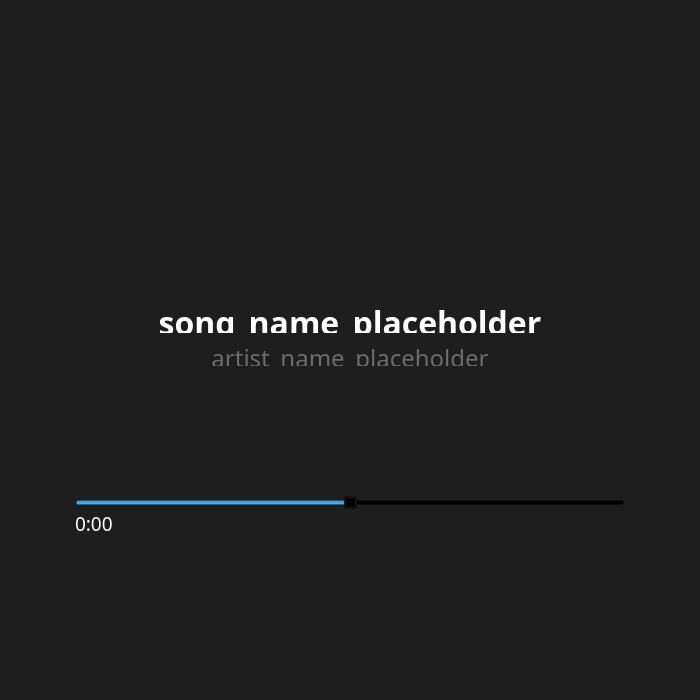
<?xml version="1.0" encoding="UTF-8"?>
<ui version="4.0">
 <class>MainWindow</class>
 <widget class="QMainWindow" name="MainWindow">
  <property name="enabled">
   <bool>true</bool>
  </property>
  <property name="geometry">
   <rect>
    <x>0</x>
    <y>0</y>
    <width>700</width>
    <height>700</height>
   </rect>
  </property>
  <property name="windowTitle">
   <string>MainWindow</string>
  </property>
  <property name="styleSheet">
   <string notr="true">background-color: rgb(30, 30, 30);</string>
  </property>
  <widget class="QWidget" name="centralwidget">
   <widget class="QLabel" name="duration_label">
    <property name="geometry">
     <rect>
      <x>75</x>
      <y>515</y>
      <width>60</width>
      <height>16</height>
     </rect>
    </property>
    <property name="font">
     <font>
      <family>Avenir</family>
      <pointsize>14</pointsize>
     </font>
    </property>
    <property name="styleSheet">
     <string notr="true">color:rgb(255, 255, 255)</string>
    </property>
    <property name="text">
     <string>0:00</string>
    </property>
   </widget>
   <widget class="QSlider" name="duration_slider">
    <property name="geometry">
     <rect>
      <x>75</x>
      <y>490</y>
      <width>550</width>
      <height>25</height>
     </rect>
    </property>
    <property name="styleSheet">
     <string notr="true">background-color:rgba(0,0,0,0)</string>
    </property>
    <property name="maximum">
     <number>100</number>
    </property>
    <property name="singleStep">
     <number>1</number>
    </property>
    <property name="value">
     <number>50</number>
    </property>
    <property name="sliderPosition">
     <number>50</number>
    </property>
    <property name="orientation">
     <enum>Qt::Horizontal</enum>
    </property>
   </widget>
   <widget class="QPushButton" name="b_back">
    <property name="geometry">
     <rect>
      <x>150</x>
      <y>380</y>
      <width>100</width>
      <height>100</height>
     </rect>
    </property>
    <property name="acceptDrops">
     <bool>false</bool>
    </property>
    <property name="accessibleDescription">
     <string notr="true"/>
    </property>
    <property name="autoFillBackground">
     <bool>false</bool>
    </property>
    <property name="text">
     <string/>
    </property>
    <property name="checkable">
     <bool>false</bool>
    </property>
    <property name="default">
     <bool>false</bool>
    </property>
    <property name="flat">
     <bool>true</bool>
    </property>
   </widget>
   <widget class="QPushButton" name="b_playpause">
    <property name="geometry">
     <rect>
      <x>300</x>
      <y>380</y>
      <width>100</width>
      <height>100</height>
     </rect>
    </property>
    <property name="acceptDrops">
     <bool>false</bool>
    </property>
    <property name="accessibleDescription">
     <string notr="true"/>
    </property>
    <property name="autoFillBackground">
     <bool>false</bool>
    </property>
    <property name="text">
     <string/>
    </property>
    <property name="checkable">
     <bool>false</bool>
    </property>
    <property name="default">
     <bool>false</bool>
    </property>
    <property name="flat">
     <bool>true</bool>
    </property>
   </widget>
   <widget class="QPushButton" name="b_forward">
    <property name="geometry">
     <rect>
      <x>450</x>
      <y>380</y>
      <width>100</width>
      <height>100</height>
     </rect>
    </property>
    <property name="acceptDrops">
     <bool>false</bool>
    </property>
    <property name="accessibleDescription">
     <string notr="true"/>
    </property>
    <property name="autoFillBackground">
     <bool>false</bool>
    </property>
    <property name="text">
     <string/>
    </property>
    <property name="checkable">
     <bool>false</bool>
    </property>
    <property name="default">
     <bool>false</bool>
    </property>
    <property name="flat">
     <bool>true</bool>
    </property>
   </widget>
   <widget class="QPushButton" name="b_shuffle">
    <property name="geometry">
     <rect>
      <x>220</x>
      <y>520</y>
      <width>100</width>
      <height>100</height>
     </rect>
    </property>
    <property name="acceptDrops">
     <bool>false</bool>
    </property>
    <property name="accessibleDescription">
     <string notr="true"/>
    </property>
    <property name="autoFillBackground">
     <bool>false</bool>
    </property>
    <property name="text">
     <string/>
    </property>
    <property name="checkable">
     <bool>false</bool>
    </property>
    <property name="default">
     <bool>false</bool>
    </property>
    <property name="flat">
     <bool>true</bool>
    </property>
   </widget>
   <widget class="QPushButton" name="b_repeat">
    <property name="geometry">
     <rect>
      <x>380</x>
      <y>520</y>
      <width>100</width>
      <height>100</height>
     </rect>
    </property>
    <property name="acceptDrops">
     <bool>false</bool>
    </property>
    <property name="accessibleDescription">
     <string notr="true"/>
    </property>
    <property name="autoFillBackground">
     <bool>false</bool>
    </property>
    <property name="text">
     <string/>
    </property>
    <property name="checkable">
     <bool>false</bool>
    </property>
    <property name="default">
     <bool>false</bool>
    </property>
    <property name="flat">
     <bool>true</bool>
    </property>
   </widget>
   <widget class="QLabel" name="albumart">
    <property name="geometry">
     <rect>
      <x>0</x>
      <y>-1</y>
      <width>700</width>
      <height>701</height>
     </rect>
    </property>
    <property name="text">
     <string/>
    </property>
   </widget>
   <widget class="QLabel" name="artistname">
    <property name="geometry">
     <rect>
      <x>150</x>
      <y>341</y>
      <width>400</width>
      <height>25</height>
     </rect>
    </property>
    <property name="font">
     <font>
      <family>Avenir</family>
      <pointsize>18</pointsize>
     </font>
    </property>
    <property name="mouseTracking">
     <bool>true</bool>
    </property>
    <property name="accessibleDescription">
     <string notr="true"/>
    </property>
    <property name="styleSheet">
     <string notr="true">background-color:rgba(0,0,0,0) </string>
    </property>
    <property name="text">
     <string notr="true">&lt;html&gt;&lt;head/&gt;&lt;body&gt;&lt;p&gt;&lt;span style=&quot; color:#6c6c6c;&quot;&gt;artist_name_placeholder&lt;/span&gt;&lt;/p&gt;&lt;/body&gt;&lt;/html&gt;</string>
    </property>
    <property name="scaledContents">
     <bool>false</bool>
    </property>
    <property name="alignment">
     <set>Qt::AlignCenter</set>
    </property>
   </widget>
   <widget class="QLabel" name="songname">
    <property name="geometry">
     <rect>
      <x>150</x>
      <y>300</y>
      <width>400</width>
      <height>33</height>
     </rect>
    </property>
    <property name="font">
     <font>
      <family>Avenir</family>
      <pointsize>24</pointsize>
      <weight>75</weight>
      <bold>true</bold>
     </font>
    </property>
    <property name="mouseTracking">
     <bool>true</bool>
    </property>
    <property name="accessibleDescription">
     <string notr="true"/>
    </property>
    <property name="styleSheet">
     <string notr="true">background-color:rgba(0,0,0,0) </string>
    </property>
    <property name="text">
     <string notr="true">&lt;html&gt;&lt;head/&gt;&lt;body&gt;&lt;p&gt;&lt;span style=&quot; color:#ffffff;&quot;&gt;song_name_placeholder&lt;/span&gt;&lt;/p&gt;&lt;/body&gt;&lt;/html&gt;</string>
    </property>
    <property name="scaledContents">
     <bool>false</bool>
    </property>
    <property name="alignment">
     <set>Qt::AlignCenter</set>
    </property>
   </widget>
   <zorder>albumart</zorder>
   <zorder>duration_label</zorder>
   <zorder>duration_slider</zorder>
   <zorder>b_back</zorder>
   <zorder>b_playpause</zorder>
   <zorder>b_forward</zorder>
   <zorder>b_shuffle</zorder>
   <zorder>b_repeat</zorder>
   <zorder>artistname</zorder>
   <zorder>songname</zorder>
  </widget>
  <widget class="QStatusBar" name="statusbar"/>
 </widget>
 <resources/>
 <connections/>
</ui>
